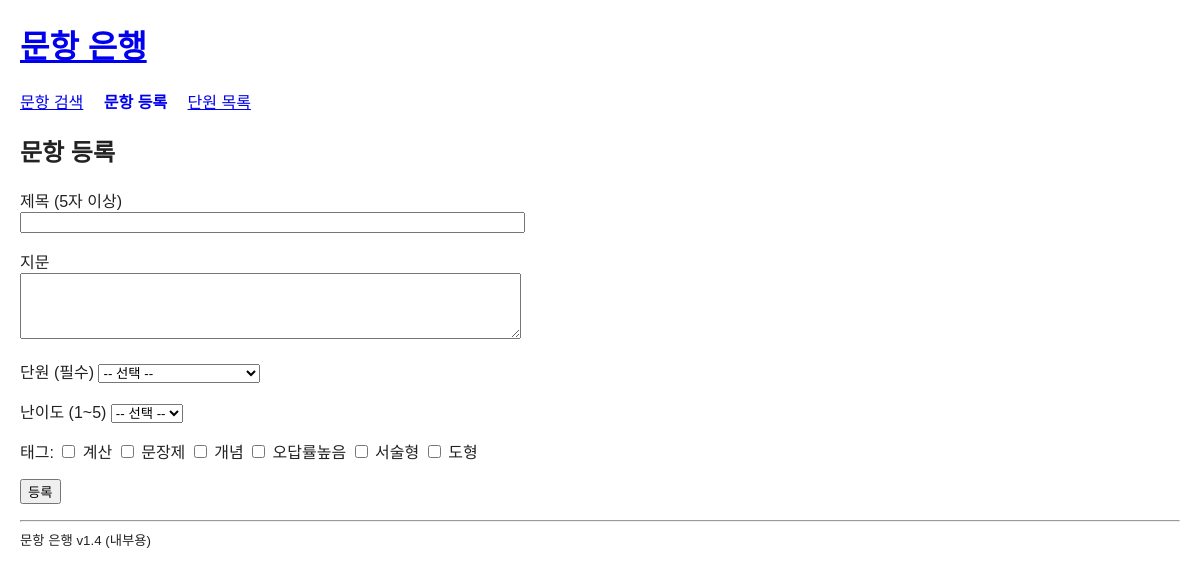
Page /legacy/item-bank-php/register.php on the committed database.
### tables this page shows
CREATE TABLE tag (
  id   INT         NOT NULL,
  name VARCHAR(50) NOT NULL,
  PRIMARY KEY (id),
  UNIQUE KEY uk_tag_name (name)
);

### legacy/item-bank-php/inc/db.php (called while the page is built, shortened)
<?php
function h($s)
{
    return htmlspecialchars((string)$s, ENT_QUOTES | ENT_HTML5, 'UTF-8');
}

### legacy/item-bank-php/register.php (the view, shortened to what this page needs)
<?php
require_once __DIR__ . '/inc/db.php';
require_once __DIR__ . '/inc/layout.php';
$title   = '';
$stem    = '';
$tagIds  = array();
try {
    $conn = db_connect();
} catch (RuntimeException $e) {
    render_header('문항 등록', 'register');
    echo '<p class="error">' . h($e->getMessage()) . "</p>\n";
    render_footer();
    exit;
}
$tags = array();
$res = $conn->query("SELECT id, name FROM tag ORDER BY id ASC");
while ($r = $res->fetch_assoc()) {
    $tags[] = $r;
}
echo '<h2>문항 등록</h2>' . "\n";
?>
<form method="post" action="register.php" id="register">
  <p>
    <label for="title">제목 (5자 이상)</label><br>
    <input type="text" id="title" name="title" size="60" value="<?php echo h($title); ?>">
  </p>
  <p>
    <label for="stem">지문</label><br>
    <textarea id="stem" name="stem" rows="4" cols="60"><?php echo h($stem); ?></textarea>
  </p>
  <p>
    <label for="unit_id">단원 (필수)</label>
    <select id="unit_id" name="unit_id">
      <option value="">-- 선택 --</option>
    </select>
  </p>
  <p>
    <label for="level">난이도 (1~5)</label>
    <select id="level" name="level">
      <option value="">-- 선택 --</option>
    </select>
  </p>
  <p>
    태그:
<?php foreach ($tags as $t): ?>
    <label><input type="checkbox" name="tags[]" value="<?php echo h($t['id']); ?>"<?php echo in_array((string)$t['id'], array_map('strval', $tagIds), true) ? ' checked' : ''; ?>> <?php echo h($t['name']); ?></label>
<?php endforeach; ?>
  </p>
  <p><button type="submit">등록</button></p>
</form>

### rows in the picture
tag: name "계산"
tag: name "문장제"
tag: name "개념"
tag: name "오답률높음"
tag: name "서술형"
tag: name "도형"

### other values in the picture
$m[1] "문항 검색"
$m[1] "문항 등록"
$m[1] "단원 목록"
